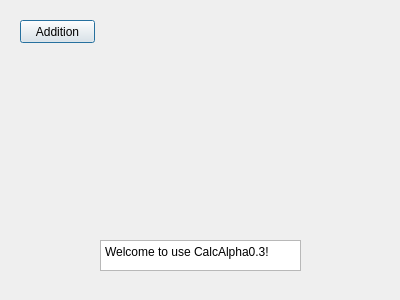
<?xml version="1.0" encoding="UTF-8"?>
<ui version="4.0">
 <class>Dialog</class>
 <widget class="QDialog" name="Dialog">
  <property name="geometry">
   <rect>
    <x>0</x>
    <y>0</y>
    <width>400</width>
    <height>300</height>
   </rect>
  </property>
  <property name="windowTitle">
   <string>Dialog</string>
  </property>
  <widget class="QPlainTextEdit" name="plainTextEdit">
   <property name="geometry">
    <rect>
     <x>100</x>
     <y>240</y>
     <width>201</width>
     <height>31</height>
    </rect>
   </property>
   <property name="plainText">
    <string>Welcome to use CalcAlpha0.3!</string>
   </property>
  </widget>
  <widget class="QPushButton" name="AdditionButton">
   <property name="geometry">
    <rect>
     <x>20</x>
     <y>20</y>
     <width>75</width>
     <height>23</height>
    </rect>
   </property>
   <property name="text">
    <string>Addition</string>
   </property>
  </widget>
 </widget>
 <resources/>
 <connections/>
</ui>
